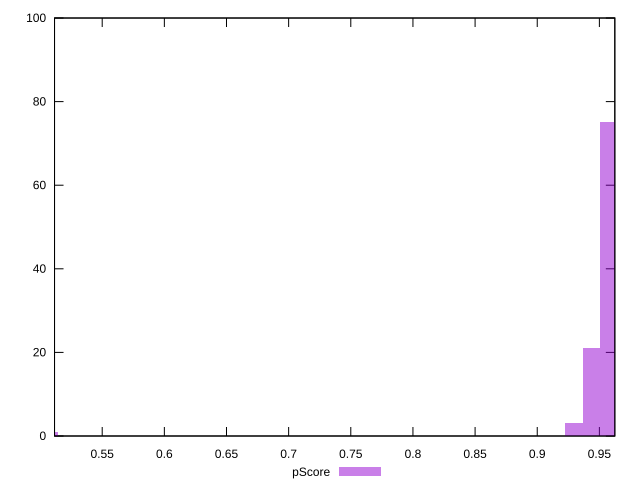

Write the gnuplot code that produced this figure.
reset

$pScore <<EOF
0.507110026254604 1
0.9578744940364743 75
0.9437881044182909 21
0.9297017148001073 3
EOF

set key outside below
set boxwidth 0.014086389618183445
set xrange [0.5116506067223572:0.962419029070613]
set yrange [0:100]
set trange [0:100]
set style fill transparent solid 0.5 noborder
set terminal svg size 640, 490 enhanced background rgb 'white'
set output "reports/report_00032_2021-02-25T10-28-15.087Z/total-blocking-time/samples/music/pScore/histogram.svg"

plot $pScore title "pScore" with boxes

reset
